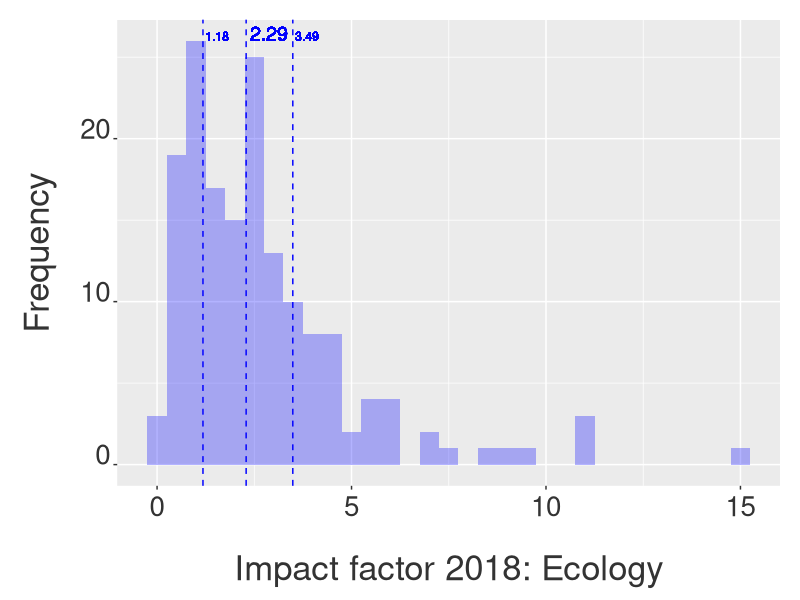

Write the R code that produced this figure. (Note: this script raises an error after producing the figure.)
#Set the working directory
setwd(dirname(rstudioapi::getActiveDocumentContext()$path))

#Delete all previous objects
rm(list= ls())

#Load the packages
library("ggplot2")
library("plyr")
library("RColorBrewer")
library("reshape2")
library("tidyr")
library("vegan")


###############################################
##### Ecology
###############################################


#Import  data
jcreco = read.csv("data/jcr ecology 2018.csv", na = "Not Available",
                  skip = 1, header = T)

neco<-dim(jcreco)[1]
jcreco<-jcreco[1:(neco-2),]

#Inspect object
head(jcreco)
tail(jcreco)
colnames(jcreco)
str(jcreco)
dim(jcreco)
sum(is.na(jcreco))


#Summarise
jcreco.med <- summarise(jcreco, 
                        IFmedian = median(Journal.Impact.Factor, na.rm = T))
jcreco.med
eco.med = round(jcreco.med[1,1], digits = 2)
eco.med

jcreco.qua1 <- summarise(jcreco, 
                         IFqua1 = quantile(Journal.Impact.Factor, na.rm = T))
class(jcreco.qua1)
head(jcreco.qua1)
str(jcreco.qua1)
eco.qua1 = round(jcreco.qua1[2,1], digits = 2)
eco.qua1

jcreco.qua2 <- summarise(jcreco, 
                         IFqua2 = quantile(Journal.Impact.Factor, na.rm = T))
class(jcreco.qua2)
head(jcreco.qua2)
str(jcreco.qua2)
eco.qua2 = round(jcreco.qua2[4,1], digits = 2)
eco.qua2


#Plot the histogram of impact factor
p1 = ggplot(jcreco, aes(x=Journal.Impact.Factor)) +
  geom_histogram(binwidth=.5, alpha=.3, fill = "blue", position="identity") +
  xlab("Impact factor 2018: Ecology") + 
  ylab("Frequency") +
  theme(axis.text.x = element_text(colour="grey20",size=20,
                                   angle=0,hjust=.5,vjust=.5,face="plain"),
        axis.text.y = element_text(colour="grey20",size=20,
                                   angle=0,hjust=1,vjust=0,face="plain"),
        axis.title.x = element_text(colour="grey20",size=25,
                                    angle=0,hjust=.5,vjust=0,face="plain"),
        axis.title.y = element_text(colour="grey20",size=25,
                                    angle=90,hjust=.5,vjust=.5,face="plain")) +
  theme(plot.margin = unit(c(0.5,0.5,0.5,0.5),"cm")) +
  theme(axis.title.y=element_text(margin=margin(0,20,0,0)),
        axis.title.x=element_text(margin=margin(20,0,0,0))) +
  geom_vline(data=jcreco.med, aes(xintercept=eco.med),
             linetype="dashed", size=0.5, color = "blue") +
  geom_text(aes(eco.med, 26, label = eco.med, angle = 0, 
                hjust = -0.1, vjust = 0), size = 5, color = "blue") +
  geom_vline(data=jcreco.qua1, aes(xintercept=eco.qua1),
             linetype="dashed", size=0.5, color = "blue") +
  geom_text(aes(eco.qua1, 26, label = eco.qua1, angle = 0, 
                hjust = -0.1, vjust = 0), size = 3, color = "blue") +
  geom_vline(data=jcreco.qua1, aes(xintercept=eco.qua2),
             linetype="dashed", size=0.5, color = "blue") +
  geom_text(aes(eco.qua2, 26, label = eco.qua2, angle = 0,
                hjust = -0.1, vjust = 0), size = 3, color = "blue")

p1
png(filename= "ecology 2018.png", res= 300,  height= 16, width=26, unit="cm")
dev.off()


###############################################
##### Biodiversity
###############################################


#Recycle Ecology
head(jcreco)
tail(jcreco)


#Import data
jcroce = read.csv("data/jcr oceanography 2018.csv", na = "Not Available",
                  skip = 1, header = T)
noce<-dim(jcroce)[1]
jcroce<-jcroce[1:(noce-2),]

jcrpla = read.csv("data/jcr plant sciences 2018.csv", na = "Not Available",
                  skip = 1, header = T)
npla<-dim(jcrpla)[1]
jcrpla<-jcrpla[1:(npla-2),]

jcrzoo = read.csv("data/jcr zoology 2018.csv", na = "Not Available",
                  skip = 1, header = T)
nzoo<-dim(jcrzoo)[1]
jcrzoo<-jcrzoo[1:(nzoo-2),]


#Inspect objects
head(jcroce)
tail(jcroce)
colnames(jcroce)
str(jcroce)
dim(jcroce)
sum(is.na(jcroce))

head(jcrpla)
tail(jcrpla)
colnames(jcrpla)
str(jcrpla)
dim(jcrpla)
sum(is.na(jcrpla))

head(jcrzoo)
tail(jcrzoo)
colnames(jcrzoo)
str(jcrzoo)
dim(jcrzoo)
sum(is.na(jcrzoo))


#Merge objects to create Biodiversity
jcrbio <- rbind(jcreco, jcroce[1:nrow(jcroce),], 
                jcrpla[1:nrow(jcrpla),], jcrzoo[1:nrow(jcrzoo),])


#Inspect object
head(jcrbio)
tail(jcrbio)
dim(jcrbio)
names(jcrbio)
nrow(jcrbio)
length(jcrbio$Full.Journal.Title)
View(jcrbio)
sum(nrow(jcreco), nrow(jcroce), nrow(jcrpla), nrow(jcrzoo))


#Include the categories
jcrbio$Category <- c(replicate(nrow(jcreco), "Ecology"), 
                     replicate(nrow(jcroce), "Oceanography"), 
                     replicate(nrow(jcrpla), "PlantScience"), 
                     replicate(nrow(jcrzoo), "Zoology"))


#Summarise
jcrbio.med <- ddply(jcrbio, "Category", summarise, 
                    IFmedian = median(Journal.Impact.Factor, na.rm = T))
jcrbio.med

eco.med = round(jcrbio.med[1,2], digits = 2)
oce.med = round(jcrbio.med[2,2], digits = 2)
pla.med = round(jcrbio.med[3,2], digits = 2)
zoo.med = round(jcrbio.med[4,2], digits = 2)


#Plot the histogram of impact factor
p2 = ggplot(jcrbio, aes(x=Journal.Impact.Factor, fill=Category)) +
  geom_density(alpha=.3, position="identity", color = F) +
  xlab("Impact factor 2018: Biodiversidade Capes") + 
  ylab("Frequency") +
  theme(axis.text.x = element_text(colour="grey20",size=20,angle=0,
                                   hjust=.5,vjust=.5,face="plain"),
        axis.text.y = element_text(colour="grey20",size=20,angle=0,
                                   hjust=1,vjust=0,face="plain"),
        axis.title.x = element_text(colour="grey20",size=25,angle=0,
                                    hjust=.5,vjust=0,face="plain"),
        axis.title.y = element_text(colour="grey20",size=25,angle=90,
                                    hjust=.5,vjust=.5,face="plain")) +
  theme(plot.margin = unit(c(0.5,0.5,0.5,0.5),"cm")) +
  theme(axis.title.y=element_text(margin=margin(0,20,0,0)),
        axis.title.x=element_text(margin=margin(20,0,0,0))) +
  geom_vline(data=jcrbio.med, aes(xintercept=IFmedian,  colour=Category),
             linetype="dashed", size=0.5) +
  geom_text(aes(eco.med, 0.60, label = eco.med, angle = 0, 
                hjust = 0, vjust = 0), size = 3) +
  geom_text(aes(oce.med, 0.62, label = oce.med, angle = 0, 
                hjust = 0, vjust = 0), size = 3) +
  geom_text(aes(pla.med, 0.64, label = pla.med, angle = 0, 
                hjust = 0, vjust = 0), size = 3) +
  geom_text(aes(zoo.med, 0.66, label = zoo.med, angle = 0, 
                hjust = 0, vjust = 0), size = 3)

p2
png(filename= "biodiversity 2018.png", res= 300,  height= 16, width=26, unit="cm")
dev.off()
